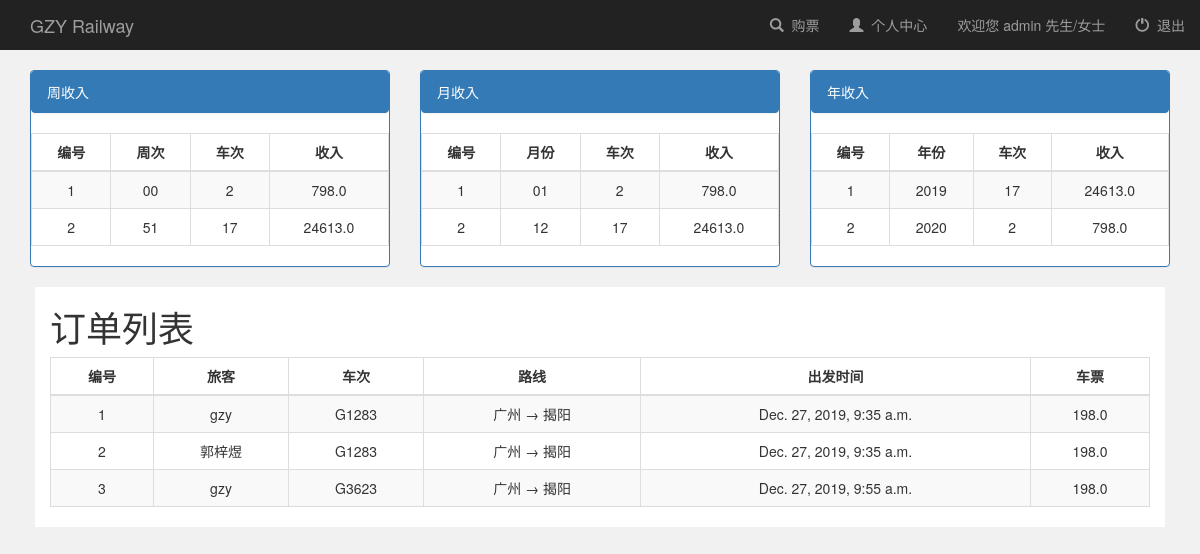
The app's page /booksystem/user_info/ (signed in) with its own data.
### booksystem/models.py (models this page shows, shortened)
class railway(models.Model):
    user = models.ManyToManyField(User, default=1)  # 有了这个字段之后，默认的后台添加失效，必须要自定义Form，除去这个字段
    name = models.CharField(max_length=100)  # 班次
    leave_city = models.CharField(max_length=100, null=True)  # 离开城市
    arrive_city = models.CharField(max_length=100, null=True)  # 到达城市
    leave_station = models.CharField(max_length=100, null=True)  # 离开的车站
    arrive_station = models.CharField(max_length=100, null=True)  # 到达的车站
    leave_time = models.DateTimeField(null=True)  # DateTimeField包括了DateField信息，并且添加了时间
    arrive_time = models.DateTimeField(null=True)
    capacity = models.IntegerField(default=0, null=True)  # 座位总数
    price = models.FloatField(default=0, null=True)  # 价格
    book_sum = models.IntegerField(default=0, null=True)  # 订票总人数
    income = models.FloatField(default=0, null=True)  # 收入

### booksystem/views.py (the view, shortened to what this page needs)
def user_info(request):
    global railway
    if request.user.is_authenticated():
        print(request.user.id)
        if request.user.id == ADMIN_ID:
            context = admin_finance(request)  # 获取要传入前端的数据
            return render(request, 'booksystem/admin_finance.html', context)
    return render(request, 'booksystem/login.html')  # 用户如果没登录，render登录页面

### booksystem/templates/booksystem/admin_finance.html
{% extends 'booksystem/base.html' %}
{% block login_display %}
    <a href="#">欢迎您 admin 先生/女士</a>
{% endblock %}
{% block content %}
    <div class="container-fluid col-sm-12" style="margin-top: 20px">
        <div class="col-sm-4">
            <div class="panel panel-primary">
                <div class="panel panel-heading">
                    周收入
                </div>
                <div>
                    <table class="table table-bordered table-striped">
                        <thead>
                        <th style="text-align: center">编号</th>
                        <th style="text-align: center">周次</th>
                        <th style="text-align: center">车次</th>
                        <th style="text-align: center">收入</th>
                        </thead>
                        <tbody align="center">
                        {% for income in week_incomes %}
                            <tr>
                                <td>{{ forloop.counter }}</td>
                                <td>{{ income.metric }}</td>
                                <td>{{ income.railway_sum }}</td>
                                <td>{{ income.income }}</td>
                            </tr>
                        {% endfor %}
                        </tbody>
                    </table>
                </div>
            </div>
        </div>
        <div class="col-sm-4">
            <div class="panel panel-primary">
                <div class="panel panel-heading">
                    月收入
                </div>
                <div>
                    <table class="table table-bordered table-striped">
                        <thead>
                        <th style="text-align: center">编号</th>
                        <th style="text-align: center">月份</th>
                        <th style="text-align: center">车次</th>
                        <th style="text-align: center">收入</th>
                        </thead>
                        <tbody align="center">
                        {% for income in month_incomes %}
                            <tr>
                                <td>{{ forloop.counter }}</td>
                                <td>{{ income.metric }}</td>
                                <td>{{ income.railway_sum }}</td>
                                <td>{{ income.income }}</td>
                            </tr>
                        {% endfor %}
                        </tbody>
                    </table>
                </div>
            </div>
        </div>
        <div class="col-sm-4">
            <div class="panel panel-primary">
                <div class="panel panel-heading">
                    年收入
                </div>
                <div>
                    <table class="table table-bordered table-striped">
                        <thead>
                        <th style="text-align: center">编号</th>
                        <th style="text-align: center">年份</th>
                        <th style="text-align: center">车次</th>
                        <th style="text-align: center">收入</th>
                        </thead>
                        <tbody align="center">
                        {% for income in year_incomes %}
                            <tr>
                                <td>{{ forloop.counter }}</td>
                                <td>{{ income.metric }}</td>
                                <td>{{ income.railway_sum }}</td>
                                <td>{{ income.income }}</td>
                            </tr>
                        {% endfor %}
                        </tbody>
                    </table>
                </div>
            </div>
        </div>
        <div class="book_orders" style="margin-left: 20px;margin-right: 20px">
            <div class="col-sm-12" style="background-color: white">
                <h1>订单列表</h1>
                <div>
                    <table class="table table-bordered table-striped">
                        <thead>
                        <th style="text-align: center">编号</th>
                        <th style="text-align: center">旅客</th>
                        <th style="text-align: center">车次</th>
                        <th style="text-align: center">路线</th>
                        <th style="text-align: center">出发时间</th>
                        <th style="text-align: center">车票</th>
                        </thead>
                        <tbody align="center">
                        {% for order in order_set %}
                            <tr>
                                <td>{{ forloop.counter }}</td>
                                <td>{{ order.passenger_name }}</td>
                                <td>{{ order.railway_name }}</td>
                                <td>{{ order.railway_route }}</td>
                                <td>{{ order.railway_ltime }}</td>
                                <td>{{ order.railway_price }}</td>
                            </tr>
                        {% endfor %}
                        </tbody>
                    </table>
                </div>
            </div>
        </div>
    </div>
{% endblock %}

### records on screen
railway: railway_name "G1283" "G1283", railway_ltime "Dec. 27, 2019, 9:35 a.m." "Dec. 27, 2019, 9:35 a.m.", railway_price "198.0" "198.0"
railway: railway_name "G3623", railway_ltime "Dec. 27, 2019, 9:55 a.m.", railway_price "198.0"

### other values on screen
{{ income.metric }} "00" "51"
{{ income.railway_sum }} "2" "17"
{{ income.income }} "798.0" "24613.0"
{{ income.metric }} "01" "12"
{{ income.metric }} "2019" "2020"
{{ income.railway_sum }} "17" "2"
{{ income.income }} "24613.0" "798.0"
{{ order.passenger_name }} "gzy" "郭梓煜" "gzy"
{{ order.railway_route }} "广州 → 揭阳" "广州 → 揭阳" "广州 → 揭阳"
